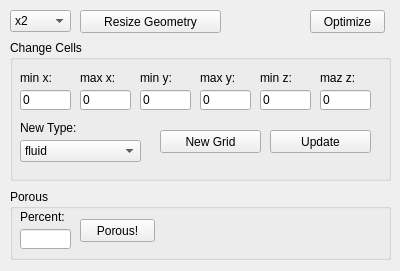
<?xml version="1.0" encoding="UTF-8"?>
<ui version="4.0">
 <class>Mesher</class>
 <widget class="QDialog" name="Mesher">
  <property name="geometry">
   <rect>
    <x>0</x>
    <y>0</y>
    <width>400</width>
    <height>271</height>
   </rect>
  </property>
  <property name="windowTitle">
   <string>Mesher</string>
  </property>
  <widget class="QComboBox" name="resizeFactor">
   <property name="geometry">
    <rect>
     <x>10</x>
     <y>10</y>
     <width>61</width>
     <height>22</height>
    </rect>
   </property>
   <item>
    <property name="text">
     <string>x2</string>
    </property>
   </item>
   <item>
    <property name="text">
     <string>x3</string>
    </property>
   </item>
   <item>
    <property name="text">
     <string>x4</string>
    </property>
   </item>
   <item>
    <property name="text">
     <string>x5</string>
    </property>
   </item>
   <item>
    <property name="text">
     <string>x6</string>
    </property>
   </item>
   <item>
    <property name="text">
     <string>x7</string>
    </property>
   </item>
   <item>
    <property name="text">
     <string>x8</string>
    </property>
   </item>
   <item>
    <property name="text">
     <string>x9</string>
    </property>
   </item>
   <item>
    <property name="text">
     <string>x10</string>
    </property>
   </item>
  </widget>
  <widget class="QPushButton" name="resizeGeometry">
   <property name="geometry">
    <rect>
     <x>80</x>
     <y>10</y>
     <width>141</width>
     <height>23</height>
    </rect>
   </property>
   <property name="text">
    <string>Resize Geometry</string>
   </property>
   <property name="autoDefault">
    <bool>false</bool>
   </property>
  </widget>
  <widget class="QGroupBox" name="groupBox">
   <property name="geometry">
    <rect>
     <x>10</x>
     <y>40</y>
     <width>381</width>
     <height>141</height>
    </rect>
   </property>
   <property name="title">
    <string>Change Cells</string>
   </property>
   <widget class="QLineEdit" name="maxy">
    <property name="geometry">
     <rect>
      <x>190</x>
      <y>50</y>
      <width>51</width>
      <height>20</height>
     </rect>
    </property>
    <property name="text">
     <string>0</string>
    </property>
   </widget>
   <widget class="QLabel" name="label_17">
    <property name="geometry">
     <rect>
      <x>130</x>
      <y>30</y>
      <width>51</width>
      <height>16</height>
     </rect>
    </property>
    <property name="text">
     <string>min y:</string>
    </property>
   </widget>
   <widget class="QLabel" name="label_15">
    <property name="geometry">
     <rect>
      <x>10</x>
      <y>30</y>
      <width>41</width>
      <height>16</height>
     </rect>
    </property>
    <property name="text">
     <string>min x:</string>
    </property>
   </widget>
   <widget class="QLineEdit" name="miny">
    <property name="geometry">
     <rect>
      <x>130</x>
      <y>50</y>
      <width>51</width>
      <height>20</height>
     </rect>
    </property>
    <property name="text">
     <string>0</string>
    </property>
   </widget>
   <widget class="QLineEdit" name="maxx">
    <property name="geometry">
     <rect>
      <x>70</x>
      <y>50</y>
      <width>51</width>
      <height>20</height>
     </rect>
    </property>
    <property name="text">
     <string>0</string>
    </property>
   </widget>
   <widget class="QLineEdit" name="maxz">
    <property name="geometry">
     <rect>
      <x>310</x>
      <y>50</y>
      <width>51</width>
      <height>20</height>
     </rect>
    </property>
    <property name="text">
     <string>0</string>
    </property>
   </widget>
   <widget class="QLabel" name="label_16">
    <property name="geometry">
     <rect>
      <x>70</x>
      <y>30</y>
      <width>51</width>
      <height>16</height>
     </rect>
    </property>
    <property name="text">
     <string>max x:</string>
    </property>
   </widget>
   <widget class="QLabel" name="label_13">
    <property name="geometry">
     <rect>
      <x>250</x>
      <y>30</y>
      <width>51</width>
      <height>16</height>
     </rect>
    </property>
    <property name="text">
     <string>min z:</string>
    </property>
   </widget>
   <widget class="QLabel" name="label_14">
    <property name="geometry">
     <rect>
      <x>310</x>
      <y>30</y>
      <width>51</width>
      <height>16</height>
     </rect>
    </property>
    <property name="text">
     <string>maz z:</string>
    </property>
   </widget>
   <widget class="QLineEdit" name="minz">
    <property name="geometry">
     <rect>
      <x>250</x>
      <y>50</y>
      <width>51</width>
      <height>20</height>
     </rect>
    </property>
    <property name="text">
     <string>0</string>
    </property>
   </widget>
   <widget class="QLineEdit" name="minx">
    <property name="geometry">
     <rect>
      <x>10</x>
      <y>50</y>
      <width>51</width>
      <height>20</height>
     </rect>
    </property>
    <property name="text">
     <string>0</string>
    </property>
   </widget>
   <widget class="QLabel" name="label_12">
    <property name="geometry">
     <rect>
      <x>190</x>
      <y>30</y>
      <width>51</width>
      <height>16</height>
     </rect>
    </property>
    <property name="text">
     <string>max y:</string>
    </property>
   </widget>
   <widget class="QLabel" name="label_18">
    <property name="geometry">
     <rect>
      <x>10</x>
      <y>80</y>
      <width>141</width>
      <height>16</height>
     </rect>
    </property>
    <property name="text">
     <string>New Type:</string>
    </property>
   </widget>
   <widget class="QComboBox" name="cellType">
    <property name="geometry">
     <rect>
      <x>10</x>
      <y>100</y>
      <width>121</width>
      <height>22</height>
     </rect>
    </property>
    <item>
     <property name="text">
      <string>fluid</string>
     </property>
    </item>
    <item>
     <property name="text">
      <string>wall</string>
     </property>
    </item>
   </widget>
   <widget class="QPushButton" name="changeCells">
    <property name="geometry">
     <rect>
      <x>260</x>
      <y>90</y>
      <width>101</width>
      <height>23</height>
     </rect>
    </property>
    <property name="text">
     <string>Update</string>
    </property>
    <property name="autoDefault">
     <bool>false</bool>
    </property>
   </widget>
   <widget class="QPushButton" name="newGrid">
    <property name="geometry">
     <rect>
      <x>150</x>
      <y>90</y>
      <width>101</width>
      <height>23</height>
     </rect>
    </property>
    <property name="text">
     <string>New Grid</string>
    </property>
    <property name="autoDefault">
     <bool>false</bool>
    </property>
   </widget>
  </widget>
  <widget class="QPushButton" name="optimize">
   <property name="geometry">
    <rect>
     <x>310</x>
     <y>10</y>
     <width>75</width>
     <height>23</height>
    </rect>
   </property>
   <property name="text">
    <string>Optimize</string>
   </property>
   <property name="autoDefault">
    <bool>false</bool>
   </property>
  </widget>
  <widget class="QGroupBox" name="groupBox_2">
   <property name="geometry">
    <rect>
     <x>10</x>
     <y>189</y>
     <width>381</width>
     <height>71</height>
    </rect>
   </property>
   <property name="title">
    <string>Porous</string>
   </property>
   <widget class="QLabel" name="label">
    <property name="geometry">
     <rect>
      <x>10</x>
      <y>20</y>
      <width>71</width>
      <height>16</height>
     </rect>
    </property>
    <property name="text">
     <string>Percent:</string>
    </property>
   </widget>
   <widget class="QLineEdit" name="porousPercent">
    <property name="geometry">
     <rect>
      <x>10</x>
      <y>40</y>
      <width>51</width>
      <height>20</height>
     </rect>
    </property>
   </widget>
   <widget class="QPushButton" name="porous">
    <property name="geometry">
     <rect>
      <x>70</x>
      <y>30</y>
      <width>75</width>
      <height>23</height>
     </rect>
    </property>
    <property name="text">
     <string>Porous!</string>
    </property>
    <property name="autoDefault">
     <bool>false</bool>
    </property>
   </widget>
  </widget>
 </widget>
 <tabstops>
  <tabstop>resizeFactor</tabstop>
  <tabstop>resizeGeometry</tabstop>
  <tabstop>optimize</tabstop>
  <tabstop>minx</tabstop>
  <tabstop>maxx</tabstop>
  <tabstop>miny</tabstop>
  <tabstop>maxy</tabstop>
  <tabstop>minz</tabstop>
  <tabstop>maxz</tabstop>
  <tabstop>cellType</tabstop>
  <tabstop>newGrid</tabstop>
  <tabstop>changeCells</tabstop>
  <tabstop>porousPercent</tabstop>
  <tabstop>porous</tabstop>
 </tabstops>
 <resources/>
 <connections/>
</ui>
